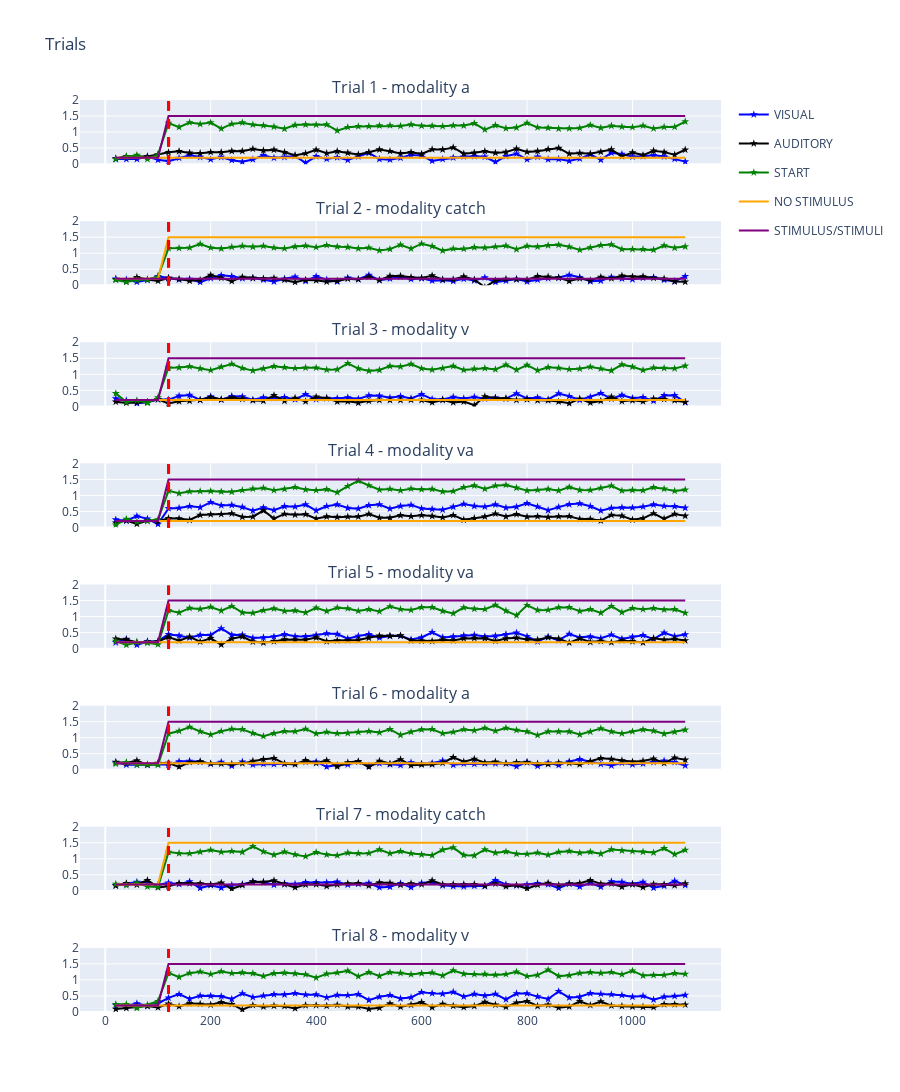

This figure's notebook cell:
### Code cell
fig = guido_task.plot_trials(8)
fig.show()
